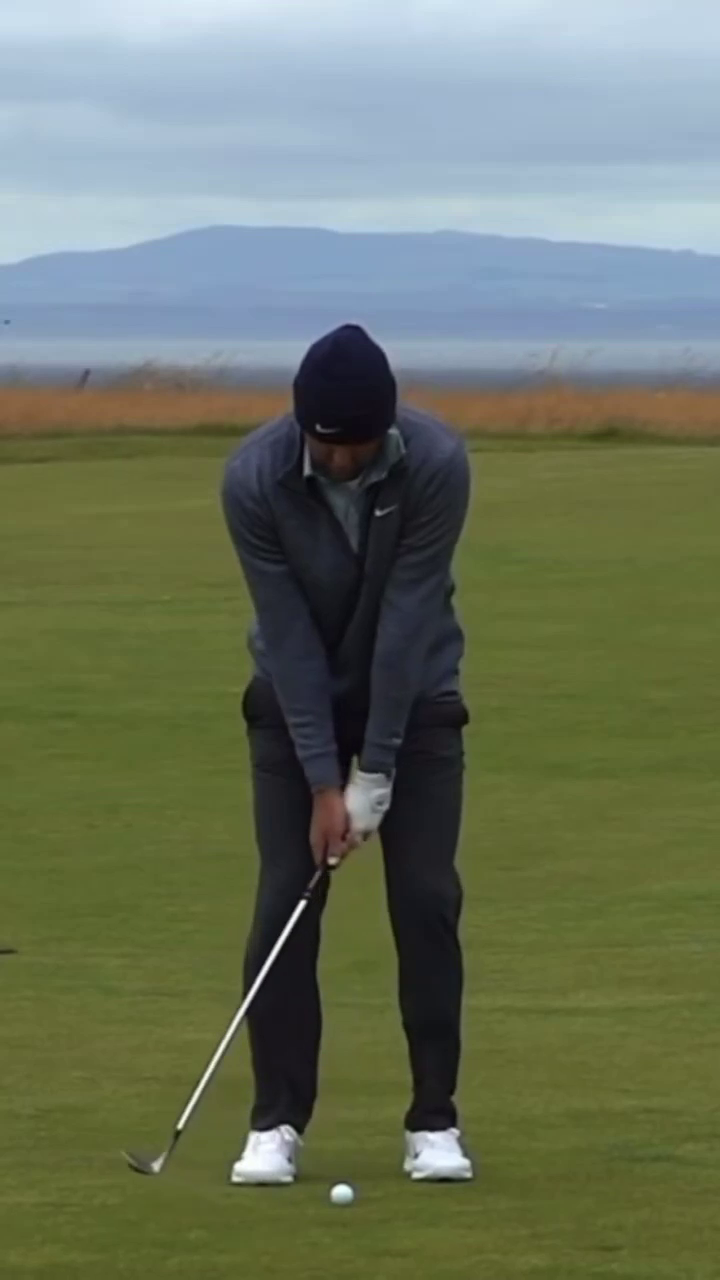
//> input picture frame 80 of scottie_Trim.mp4, 720 x 1280 px
$ ./face_on_timed   (built with g++ and OpenCV 4)
//> lines starting //> are read from the running program, lines starting //| are printed output that depends on the picture; after the words box and inside, x2 and y2 are one past the last pixel; in counts of white or black regions, pixels touching at a corner belong together
#include <opencv2/opencv.hpp>
#include <iostream>
#include <vector>
#include <string>
#include <cmath>
#include <cstdio>
#include <sstream>
#include <optional>
#include <filesystem>
#include <chrono>
#include <iomanip>

using namespace std;
using namespace cv;
using Clock = chrono::high_resolution_clock;

string VIDEO_PATH = "scottie_Trim.mp4";

bool SAVE_TRACKING_VIDEO = true;
string TRACKING_VIDEO_PATH = "two_blob_tracking_debug.mp4";

bool SAVE_WEDGE_VIDEO = true;
string WEDGE_VIDEO_PATH = "two_blob_motion_in_wedge.mp4";

int LAUNCH_SEARCH_START = 240;

string ROI_WINDOW_NAME = "Select Launch ROI";
int ROI_SELECT_MAX_W = 1400;
int ROI_SELECT_MAX_H = 900;
double ROI_SCALE = 1.6;

Scalar HSV_WHITE_LOW(0, 0, 100);
Scalar HSV_WHITE_HIGH(180, 20, 255);

Scalar HSV_YELLOW_LOW(18, 110, 140);
Scalar HSV_YELLOW_HIGH(45, 255, 255);

int COLOR_DIFF_THRESHOLD = 10;

double CONE_TOP_ANGLE_DEG = 38.0;
int BOTTOM_AXIS_ALLOWANCE_PX = 18;
int CONE_STEP_PX = 20;

double MIN_BLOB_AREA = 150;
double MAX_BLOB_AREA = 750;
double MIN_BLOB_RADIUS = 3.0;
double MAX_BLOB_RADIUS = 35.0;

int MIN_PAIR_DX_PX = 15;
int MAX_PAIR_DY_PX = 300;
int PAIR_TO_USE = 4;

double CAPTURE_FPS = 240.0;
double GOLF_BALL_DIAMETER_M = 0.04267;

int DILATE_ITERATIONS = 1;

double total_pixel_stage_ms = 0.0;
double total_dilation_ms = 0.0;
double total_blob_detection_ms = 0.0;
int processed_frames = 0;
int dilation_timed_frames = 0;

struct Blob {
    int cx;
    int cy;
    double area;
    int x;
    int y;
    int w;
    int h;
    double radius;
};

// [16 lines left out: function parse_fraction, not called in this run]

double get_fps_ffprobe(const string& video_path) {
//> called with video_path = "scottie_Trim.mp4"
    string command =
        "ffprobe -v error -select_streams v:0 "
        "-show_entries stream=r_frame_rate "
        "-of default=noprint_wrappers=1:nokey=1 \"" + video_path + "\"";

    FILE* pipe = popen(command.c_str(), "r");

    if (!pipe) {
        cerr << "ffprobe failed. Falling back to OpenCV FPS." << endl;
        return 0.0;
    }

    char buffer[128];
    string result;

    while (fgets(buffer, sizeof(buffer), pipe) != nullptr) {
        result += buffer;
    }

    pclose(pipe);

    if (result.empty()) {
        return 0.0;
    }

    result.erase(remove(result.begin(), result.end(), '\n'), result.end());
    result.erase(remove(result.begin(), result.end(), '\r'), result.end());

    return parse_fraction(result);
}

Rect select_roi_scaled(const string& window_name, const Mat& frame, int max_w = 1400, int max_h = 900) {
    int h = frame.rows;
    int w = frame.cols;

    double scale = min({max_w / double(w), max_h / double(h), 1.0});

    Mat disp;

    if (scale < 1.0) {
        resize(frame, disp, Size(int(round(w * scale)), int(round(h * scale))), 0, 0, INTER_AREA);
    } else {
        disp = frame.clone();
    }

    namedWindow(window_name, WINDOW_NORMAL);
    imshow(window_name, disp);

    Rect roi = selectROI(window_name, disp, false, true);
    destroyWindow(window_name);

    int rx = roi.x;
    int ry = roi.y;
    int rw = roi.width;
    int rh = roi.height;

    if (rw <= 0 || rh <= 0) {
        return Rect(0, 0, 0, 0);
    }

    if (scale < 1.0) {
        rx = int(round(rx / scale));
        ry = int(round(ry / scale));
        rw = int(round(rw / scale));
        rh = int(round(rh / scale));
    }

    rx = max(0, min(rx, w - 1));
    ry = max(0, min(ry, h - 1));
    rw = max(1, min(rw, w - rx));
    rh = max(1, min(rh, h - ry));

    return Rect(rx, ry, rw, rh);
}

tuple<string, Scalar, Scalar> choose_ball_color_from_roi(const Mat& frame_bgr, const Rect& roi) {
    Mat roi_bgr = frame_bgr(roi);

    if (roi_bgr.empty()) {
        return {"white", HSV_WHITE_LOW, HSV_WHITE_HIGH};
    }

    Mat roi_hsv;
    cvtColor(roi_bgr, roi_hsv, COLOR_BGR2HSV);

    Mat white_mask;
    Mat yellow_mask;

    inRange(roi_hsv, HSV_WHITE_LOW, HSV_WHITE_HIGH, white_mask);
    inRange(roi_hsv, HSV_YELLOW_LOW, HSV_YELLOW_HIGH, yellow_mask);

    int white_count = countNonZero(white_mask);
    int yellow_count = countNonZero(yellow_mask);

    cout << "ROI color check: white_pixels=" << white_count
         << ", yellow_pixels=" << yellow_count << endl;

    if (yellow_count > white_count) {
        cout << "Using yellow HSV threshold." << endl;
        return {"yellow", HSV_YELLOW_LOW, HSV_YELLOW_HIGH};
    }

    cout << "Using white HSV threshold." << endl;
    return {"white", HSV_WHITE_LOW, HSV_WHITE_HIGH};
}

Rect expand_rect(int x, int y, int w, int h, double scale, int frame_w, int frame_h) {
    double cx = x + w / 2.0;
    double cy = y + h / 2.0;

    int new_w = max(2, int(round(w * scale)));
    int new_h = max(2, int(round(h * scale)));

    int x0 = int(round(cx - new_w / 2.0));
    int y0 = int(round(cy - new_h / 2.0));
    int x1 = x0 + new_w;
    int y1 = y0 + new_h;

    x0 = max(0, x0);
    y0 = max(0, y0);
    x1 = min(frame_w, x1);
    y1 = min(frame_h, y1);

    return Rect(x0, y0, x1 - x0, y1 - y0);
}

// [137 lines left out: functions build_wedge_mask, point_in_rect, point_in_wedge, get_blobs_from_binary, find_best_two_blob_pair, compute_launch_from_pair, not called in this run]

struct RealSpeed {
    double displacement_px;
    double ball_diameter_px;
    double meters_per_pixel;
    double vx_mps;
    double vy_mps;
    double speed_mps;
    double speed_mph;
};

// [50 lines left out: functions compute_real_world_speed_from_pair, draw_wedge_guides, not called in this run]

int main() {
    filesystem::path SCRIPT_DIR = filesystem::current_path();

    VIDEO_PATH = (SCRIPT_DIR / VIDEO_PATH).string();
    TRACKING_VIDEO_PATH = (SCRIPT_DIR / TRACKING_VIDEO_PATH).string();
    WEDGE_VIDEO_PATH = (SCRIPT_DIR / WEDGE_VIDEO_PATH).string();

    VideoCapture cap(VIDEO_PATH);

    if (!cap.isOpened()) {
        throw runtime_error("Could not open video: " + VIDEO_PATH);
    }

    double fps = get_fps_ffprobe(VIDEO_PATH);

    if (fps <= 0) {
        fps = cap.get(CAP_PROP_FPS);
    }

    CAPTURE_FPS = 240.0;

    cout << "Using FPS: " << fps << endl;

    Mat first_frame;
    bool ret = cap.read(first_frame);
//> first_frame is the input picture: 1280 rows x 720 cols, CV_8UC3; mean B, G, R 95.9, 116.8, 107.4

    if (!ret) {
        throw runtime_error("Could not read first frame");
    }

    int frame_h = first_frame.rows;
    int frame_w = first_frame.cols;

    cout << "Select the launch ball/tee ROI." << endl;

    Rect roi = select_roi_scaled(
        ROI_WINDOW_NAME,
        first_frame,
        ROI_SELECT_MAX_W,
        ROI_SELECT_MAX_H
    );
//> the box from (126, 225) to (379, 675) is selected with the mouse
//> in select_roi_scaled, `Rect roi = selectROI(window_name, disp, false, true);`: roi = Rect(126, 225, 253, 450)
//> in select_roi_scaled, `int rx = roi.x;`: rx = 126
//> in select_roi_scaled, `int ry = roi.y;`: ry = 225
//> in select_roi_scaled, `int rw = roi.width;`: rw = 253
//> in select_roi_scaled, `int rh = roi.height;`: rh = 450
//> in select_roi_scaled, `rx = int(round(rx / scale));`: rx = 179
//> in select_roi_scaled, `ry = int(round(ry / scale));`: ry = 320
//> in select_roi_scaled, `rw = int(round(rw / scale));`: rw = 360
//> in select_roi_scaled, `rh = int(round(rh / scale));`: rh = 640
//> roi = Rect(179, 320, 360, 640)

    int rx = roi.x;
//> rx = 179
    int ry = roi.y;
//> ry = 320
    int rw = roi.width;
//> rw = 360
    int rh = roi.height;
//> rh = 640

    if (rw <= 0 || rh <= 0) {
        throw runtime_error("No ROI selected.");
    }

    auto [ball_color_name, hsv_low, hsv_high] = choose_ball_color_from_roi(first_frame, roi);
//> in choose_ball_color_from_roi, `Mat roi_bgr = frame_bgr(roi);`:
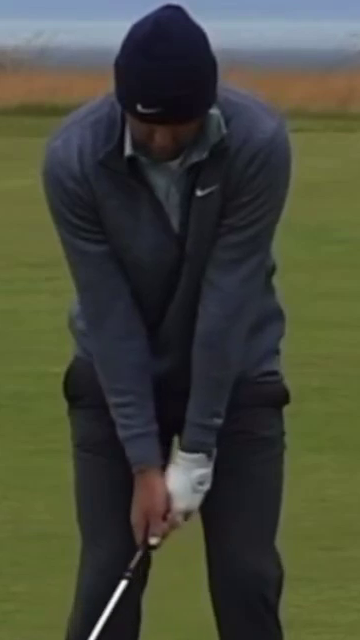
//> roi_bgr: 640 rows x 360 cols, CV_8UC3; mean B, G, R 58.7, 73.5, 70.4
//> in choose_ball_color_from_roi, `inRange(roi_hsv, HSV_WHITE_LOW, HSV_WHITE_HIGH, white_mask);`:
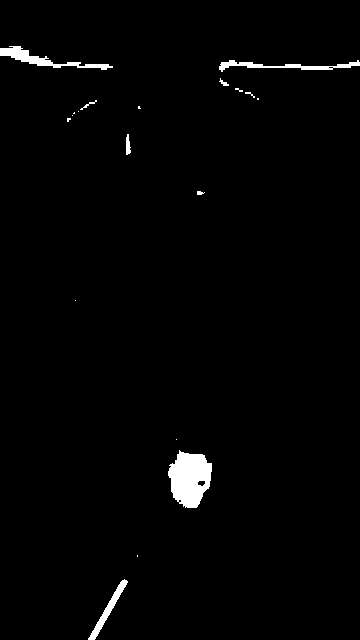
//> white_mask: 640 rows x 360 cols, CV_8UC1; 1.6% white; 19 white regions (10 under 20 px), largest, box (x1, y1, x2, y2) and area: (168, 450, 212, 508) 1799, (0, 46, 113, 70) 730, (219, 60, 360, 72) 565
//> in choose_ball_color_from_roi, `int white_count = countNonZero(white_mask);`: white_count = 3777
//> (the rest of the program and of its run is left out)
